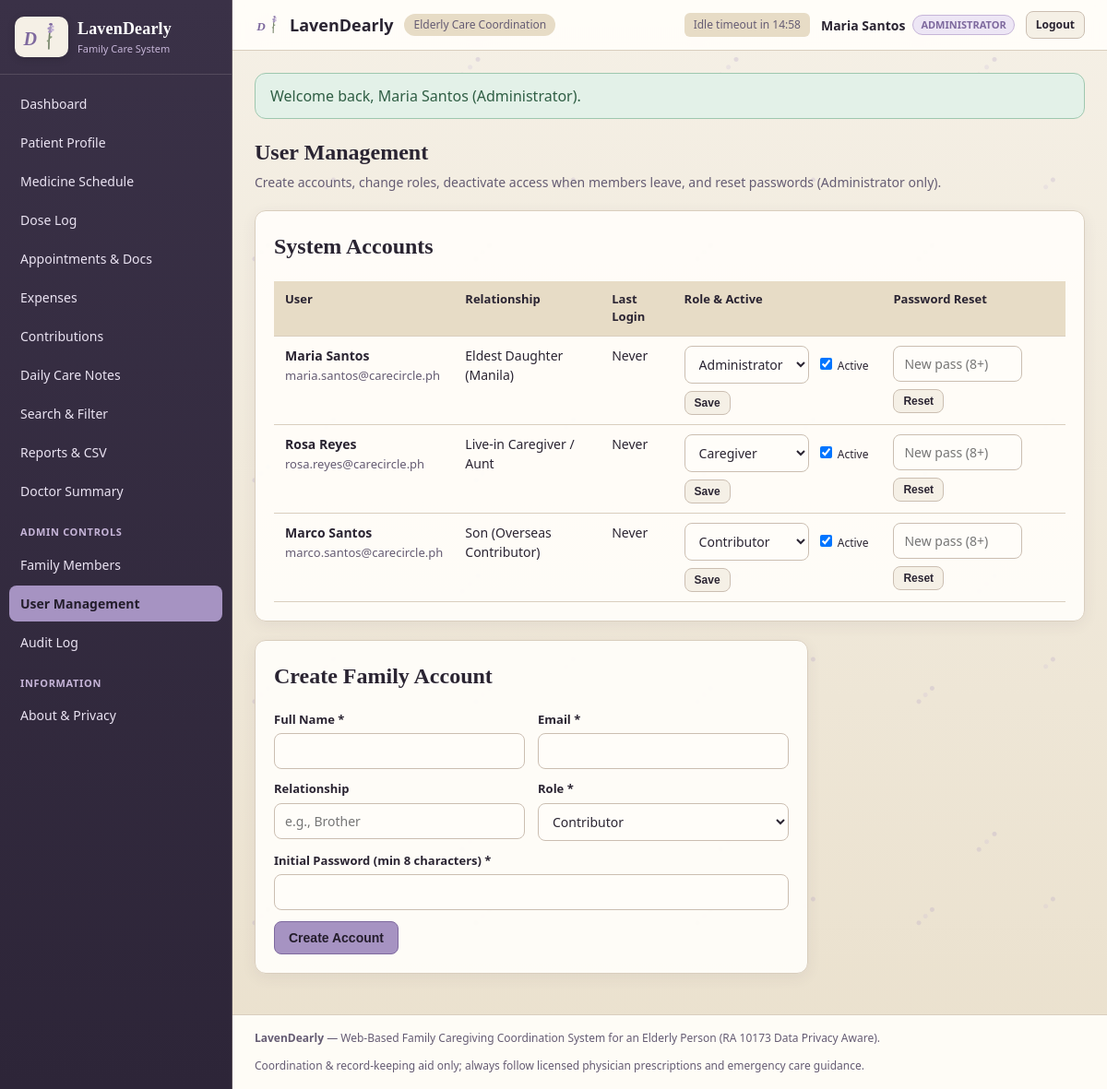
/users.php (signed in), run on the app's committed database.
### tables this page shows
CREATE TABLE IF NOT EXISTS users (
  id INT AUTO_INCREMENT PRIMARY KEY,
  full_name VARCHAR(120) NOT NULL,
  email VARCHAR(140) NOT NULL UNIQUE,
  password_hash VARCHAR(255) NOT NULL,
  relationship_label VARCHAR(80) NOT NULL,
  role ENUM('administrator', 'caregiver', 'contributor') NOT NULL DEFAULT 'contributor',
  agreed_share_pct DECIMAL(5,2) NOT NULL DEFAULT 0.00,
  is_active TINYINT(1) NOT NULL DEFAULT 1,
  last_login_at DATETIME NULL,
  created_at TIMESTAMP DEFAULT CURRENT_TIMESTAMP
);

### includes/auth.php (called while the page is built, shortened)
<?php
function e(?string $value): string {
    return htmlspecialchars((string)($value ?? ''), ENT_QUOTES | ENT_SUBSTITUTE, 'UTF-8');
}
function require_login(): array {
    $pdo = get_db();
    $stmt = $pdo->prepare('SELECT id, full_name, email, relationship_label, role, agreed_share_pct, is_active, last_login_at FROM users WHERE id = :id LIMIT 1');
    $stmt->execute([':id' => (int)$_SESSION['user_id']]);
    $user = $stmt->fetch();
    return $user;
}
function take_flash(): ?array {
    $f = $_SESSION['flash'];
    return $f;
}

### users.php (the view, shortened to what this page needs)
<?php
require_once __DIR__ . '/includes/auth.php';
$currentUser = require_login();
$pdo = get_db();
$users = $pdo->query('SELECT id, full_name, email, relationship_label, role, is_active, last_login_at FROM users ORDER BY id ASC')->fetchAll();
$activePage = 'users.php';
include __DIR__ . '/includes/header.php';
?>
<div class="page-header">
  <div>
    <h1>User Management</h1>
    <p>Create accounts, change roles, deactivate access when members leave, and reset passwords (Administrator only).</p>
  </div>
</div>
<div class="card">
  <h2>System Accounts</h2>
  <div class="table-wrap">
    <table>
      <thead><tr><th>User</th><th>Relationship</th><th>Last Login</th><th>Role &amp; Active</th><th>Password Reset</th></tr></thead>
      <tbody>
        <?php foreach ($users as $u): ?>
          <tr>
            <td><strong><?= e($u['full_name']) ?></strong><br><span class="kpi-sub"><?= e($u['email']) ?></span></td>
            <td><?= e($u['relationship_label']) ?></td>
            <td><?= e($u['last_login_at'] ?: 'Never') ?></td>
            <td>
              <form method="post" action="users.php" class="btn-row">
                <select name="role" style="width:auto;">
                  <option value="administrator" <?= $u['role'] === 'administrator' ? 'selected' : '' ?>>Administrator</option>
                  <option value="caregiver" <?= $u['role'] === 'caregiver' ? 'selected' : '' ?>>Caregiver</option>
                  <option value="contributor" <?= $u['role'] === 'contributor' ? 'selected' : '' ?>>Contributor</option>
                </select>
                <label style="font-size:12px;"><input type="checkbox" name="is_active" value="1" <?= (int)$u['is_active'] === 1 ? 'checked' : '' ?> style="width:auto;"> Active</label>
                <button type="submit" class="btn btn-sm btn-outline">Save</button>
              </form>
            </td>
            <td>
              <form method="post" action="users.php" class="btn-row">
                <input type="password" name="new_password" minlength="8" required placeholder="New pass (8+)" style="width:140px;">
                <button type="submit" class="btn btn-sm btn-outline">Reset</button>
              </form>
            </td>
          </tr>
        <?php endforeach; ?>
      </tbody>
    </table>
  </div>
</div>
<div class="card" style="max-width:600px;">
  <h2>Create Family Account</h2>
  <form method="post" action="users.php">
    <div class="form-grid">
      <div class="form-group">
        <label for="full_name">Full Name *</label>
        <input type="text" id="full_name" name="full_name" required>
      </div>
      <div class="form-group">
        <label for="email">Email *</label>
        <input type="email" id="email" name="email" required>
      </div>
    </div>
    <div class="form-grid">
      <div class="form-group">
        <label for="relationship_label">Relationship</label>
        <input type="text" id="relationship_label" name="relationship_label" placeholder="e.g., Brother">
      </div>
      <div class="form-group">
        <label for="role">Role *</label>
        <select id="role" name="role">
          <option value="contributor">Contributor</option>
        </select>
      </div>
    </div>
    <div class="form-group">
      <label for="password">Initial Password (min 8 characters) *</label>
      <input type="password" id="password" name="password" minlength="8" required>
    </div>
    <button type="submit" class="btn btn-primary">Create Account</button>
  </form>
</div>
<?php include __DIR__ . '/includes/footer.php'; ?>

### includes/header.php (shortened to what this page needs)
<?php
$currentUser = $currentUser ?? null;
$activePage = $activePage ?? basename($_SERVER['PHP_SELF']);
$flash = function_exists('take_flash') ? take_flash() : null;
$role = $currentUser['role'] ?? '';
?>
<!DOCTYPE html>
<html lang="en">
<head>
  <link rel="stylesheet" href="assets/css/style.css">
</head>
<body>
  <div class="app-shell">
    <?php if ($currentUser): ?>
    <aside class="sidebar" id="sidebar">
      <div class="brand-box">
        <div class="brand-mark" aria-hidden="true">
          <svg class="logo-svg" viewBox="0 0 64 52" xmlns="http://www.w3.org/2000/svg">
            <text x="5" y="38" fill="#7E699E" class="logo-d">D</text>
          </svg>
        </div>
        <div>
          <div class="brand-title">LavenDearly</div>
          <div class="brand-sub">Family Care System</div>
        </div>
      </div>
      <nav class="nav-list">
        <a href="dashboard.php" class="nav-item <?= $activePage === 'dashboard.php' ? 'active' : '' ?>">Dashboard</a>
        <a href="patient.php" class="nav-item <?= $activePage === 'patient.php' ? 'active' : '' ?>">Patient Profile</a>
        <a href="medicines.php" class="nav-item <?= $activePage === 'medicines.php' ? 'active' : '' ?>">Medicine Schedule</a>
        <a href="doselog.php" class="nav-item <?= $activePage === 'doselog.php' ? 'active' : '' ?>">Dose Log</a>
        <a href="appointments.php" class="nav-item <?= $activePage === 'appointments.php' ? 'active' : '' ?>">Appointments &amp; Docs</a>
        <a href="expenses.php" class="nav-item <?= $activePage === 'expenses.php' ? 'active' : '' ?>">Expenses</a>
        <a href="contributions.php" class="nav-item <?= $activePage === 'contributions.php' ? 'active' : '' ?>">Contributions</a>
        <a href="notes.php" class="nav-item <?= $activePage === 'notes.php' ? 'active' : '' ?>">Daily Care Notes</a>
        <a href="search.php" class="nav-item <?= $activePage === 'search.php' ? 'active' : '' ?>">Search &amp; Filter</a>
        <a href="reports.php" class="nav-item <?= $activePage === 'reports.php' ? 'active' : '' ?>">Reports &amp; CSV</a>
        <a href="summary.php" class="nav-item <?= $activePage === 'summary.php' ? 'active' : '' ?>">Doctor Summary</a>
        <?php if ($role === 'administrator'): ?>
          <div class="nav-divider">Admin Controls</div>
          <a href="members.php" class="nav-item <?= $activePage === 'members.php' ? 'active' : '' ?>">Family Members</a>
          <a href="users.php" class="nav-item <?= $activePage === 'users.php' ? 'active' : '' ?>">User Management</a>
          <a href="audit.php" class="nav-item <?= $activePage === 'audit.php' ? 'active' : '' ?>">Audit Log</a>
        <?php endif; ?>
        <div class="nav-divider">Information</div>
        <a href="about.php" class="nav-item <?= $activePage === 'about.php' ? 'active' : '' ?>">About &amp; Privacy</a>
      </nav>
    </aside>
    <?php endif; ?>
    <div class="main-column">
      <header class="topbar">
        <div class="topbar-left">
          <a href="<?= $currentUser ? 'dashboard.php' : 'index.php' ?>" class="topbar-brand-group">
            <svg class="topbar-logo-mini" viewBox="0 0 64 52" xmlns="http://www.w3.org/2000/svg" aria-hidden="true">
              <text x="5" y="38" fill="#7E699E" class="logo-d">D</text>
            </svg>
            <span>LavenDearly</span>
          </a>
          <span class="topbar-tag">Elderly Care Coordination</span>
        </div>
        <div class="topbar-right">
          <?php if ($currentUser): ?>
            <span class="session-badge" id="sessionTimer">Session active</span>
            <div class="user-pill">
              <strong><?= e($currentUser['full_name']) ?></strong>
              <span class="role-badge role-<?= e($currentUser['role']) ?>"><?= e(ucfirst($currentUser['role'])) ?></span>
            </div>
            <a href="logout.php" class="btn btn-sm btn-outline">Logout</a>
          <?php else: ?>
            <a href="about.php" class="btn btn-sm btn-ghost">About</a>
            <a href="login.php" class="btn btn-sm btn-primary">Login</a>
          <?php endif; ?>
        </div>
      </header>
      <main class="content-area">
        <?php if ($flash): ?>
          <div class="flash flash-<?= e($flash['type']) ?>"><?= e($flash['message']) ?></div>
        <?php endif; ?>

### data on the page
users: full_name "Maria Santos", role "ADMINISTRATOR", email "maria.santos@carecircle.ph", relationship_label "Eldest Daughter (Manila)", last_login_at "Never", role "Administrator", is_active "☑"
users: full_name "Rosa Reyes", email "rosa.reyes@carecircle.ph", relationship_label "Live-in Caregiver / Aunt", last_login_at "Never", role "Caregiver", is_active "☑"
users: full_name "Marco Santos", email "marco.santos@carecircle.ph", relationship_label "Son (Overseas Contributor)", last_login_at "Never", role "Contributor", is_active "☑"

### other printed values
$flash['message'] "Welcome back, Maria Santos (Administrator)."
